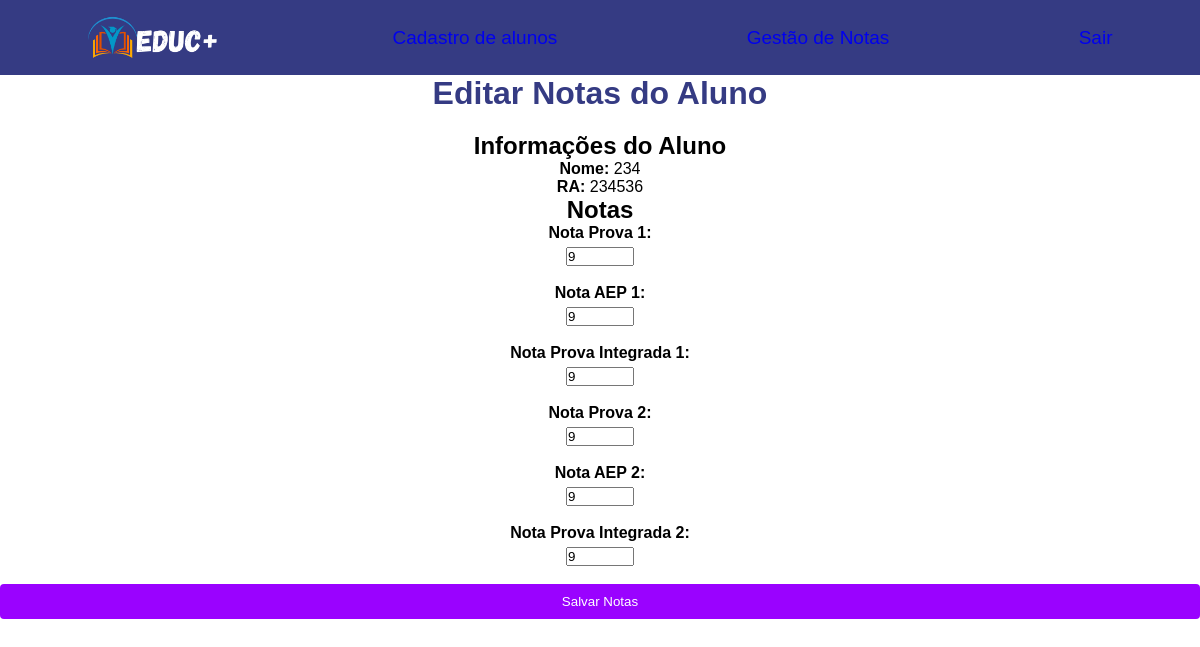
The app's page /editar.php?id=8 with its own data.
### tables this page shows
CREATE TABLE "Alunos" (
	"ID"	INTEGER,
	"nome"	TEXT NOT NULL,
	"email"	TEXT NOT NULL,
	"RA"	TEXT NOT NULL UNIQUE,
	PRIMARY KEY("ID" AUTOINCREMENT)
);

CREATE TABLE Notas (
    ID INTEGER PRIMARY KEY AUTOINCREMENT,
    id_aluno INTEGER NOT NULL,
    nota_prova1 REAL,
    nota_aep1 REAL,
    nota_integrada_1 REAL,
    nota_prova2 REAL,
    nota_aep2 REAL,
    nota_integrada_2 REAL,
    FOREIGN KEY (id_aluno) REFERENCES Alunos(ID)
);

### classes/Database.php (called while the page is built)
<?php
class Database {
    private $pdo;
    public function __construct($dbname) {
        $this->pdo = new PDO("sqlite:" . $dbname);
        $this->pdo->setAttribute(PDO::ATTR_ERRMODE, PDO::ERRMODE_EXCEPTION);
    }
    public function getConnection() {
        return $this->pdo;
    }
}
?>

### classes/Aluno.php (called while the page is built, shortened)
<?php
class Aluno {
    private $database;
    public function __construct($database) {
        $this->database = $database;
    }
    public function obterAlunoPorId($id) {
        $query = "SELECT * FROM Alunos WHERE ID = :id";
        $stmt = $this->database->getConnection()->prepare($query);
        $stmt->bindParam(':id', $id, PDO::PARAM_INT);
        $stmt->execute();
        return $stmt->fetch(PDO::FETCH_ASSOC);
    }
}
?>

### classes/Nota.php (called while the page is built, shortened)
<?php
class Nota {
    private $db;
    public function __construct($database) {
        $this->db = $database->getConnection();
    }
    public function obterNotas($id_aluno) {
        $query = "SELECT * FROM notas WHERE ID_aluno = :id_aluno";
        $stmt = $this->db->prepare($query);
        $stmt->bindParam(':id_aluno', $id_aluno, PDO::PARAM_INT);
        $stmt->execute();
        return $stmt->fetch(PDO::FETCH_ASSOC);
    }
}
?>

### editar.php (the view, shortened to what this page needs)
<?php
require_once 'classes/Database.php';
require_once 'classes/Aluno.php';
require_once 'classes/Nota.php';
$dbname = "SGN.db";
$database = new Database($dbname);
$aluno = new Aluno($database);
$nota = new Nota($database);
$id_aluno = $_GET['id'];
$dados_aluno = $aluno->obterAlunoPorId($id_aluno);
$notas = $nota->obterNotas($id_aluno);
?>
<!DOCTYPE html>
<html lang="pt-BR">
<head>
  <link rel="stylesheet" href="lista.css">
</head>
<body>
  <header>
    <img id="logo" src="./Img/Educ_1.png">
    <nav>
      <ul>
        <li><a href="index.php">Cadastro de alunos</a></li>
        <li><a href="lista.php">Gestão de Notas</a></li>
        <li><a href="#">Sair</a></li>
      </ul>
    </nav>
  </header>
  <h1 id="titulo">Editar Notas do Aluno</h1>
  <form action="<?php echo htmlspecialchars($_SERVER["PHP_SELF"]) . '?id=' . $id_aluno; ?>" method="post">
    <h2>Informações do Aluno</h2>
    <p><strong>Nome:</strong> <?php echo htmlspecialchars($dados_aluno['nome']); ?></p>
    <p><strong>RA:</strong> <?php echo htmlspecialchars($dados_aluno['RA']); ?></p>
    <h2>Notas</h2>
    <label for="nota_prova1">Nota Prova 1:</label>
    <input type="number" id="nota_prova1" name="nota_prova1" min="0" max="10" step="0.1" value="<?php echo htmlspecialchars($notas['nota_prova1']); ?>" required>
    <br>
    <label for="nota_aep1">Nota AEP 1:</label>
    <input type="number" id="nota_aep1" name="nota_aep1" min="0" max="10" step="0.1" value="<?php echo htmlspecialchars($notas['nota_aep1']); ?>" required>
    <br>
    <label for="nota_integrada_1">Nota Prova Integrada 1:</label>
    <input type="number" id="nota_integrada_1" name="nota_integrada_1" min="0" max="10" step="0.1" value="<?php echo htmlspecialchars($notas['nota_integrada_1']); ?>" required>
    <br>
    <label for="nota_prova2">Nota Prova 2:</label>
    <input type="number" id="nota_prova2" name="nota_prova2" min="0" max="10" step="0.1" value="<?php echo htmlspecialchars($notas['nota_prova2']); ?>" required>
    <br>
    <label for="nota_aep2">Nota AEP 2:</label>
    <input type="number" id="nota_aep2" name="nota_aep2" min="0" max="10" step="0.1" value="<?php echo htmlspecialchars($notas['nota_aep2']); ?>" required>
    <br>
    <label for="nota_integrada_2">Nota Prova Integrada 2:</label>
    <input type="number" id="nota_integrada_2" name="nota_integrada_2" min="0" max="10" step="0.1" value="<?php echo htmlspecialchars($notas['nota_integrada_2']); ?>" required>
    <br>
    <button type="submit">Salvar Notas</button>
  </form>
</body>
</html>

### lista.css (style rules this page uses)
* { margin: 0; padding: 0; text-decoration: none; list-style: none; }
header { height: 75px; display: flex; justify-content: space-around; align-items: center; background-color: rgb(53, 59, 131); }
nav { width: 60%; }
ul { display: flex; width: 100%; justify-content: space-between; background-color: rgb(53, 59, 131); }
li { list-style: none; color: white; cursor: pointer; font-size: 19px; background-color: rgb(53, 59, 131); }
#logo { width: 130px; height: auto; background-color: rgb(53, 59, 131); }
body { font-family: Arial, sans-serif; background-color: #ffffff; margin: 0; padding: 0; }
h1 { text-align: center; margin-bottom: 20px; }
form { display: flex; flex-direction: column; align-items: center; }
form label { font-weight: bold; margin-bottom: 5px; }
form button { width: 100%; padding: 10px; background-color: #9a02ff; color: #fff; border: none; border-radius: 4px; cursor: pointer; }
#titulo { color: #353b83; }

### records on screen
alunos: nome "234", RA "234536"
notas: nota_prova1 "9", nota_aep1 "9", nota_integrada_1 "9", nota_prova2 "9", nota_aep2 "9", nota_integrada_2 "9"
